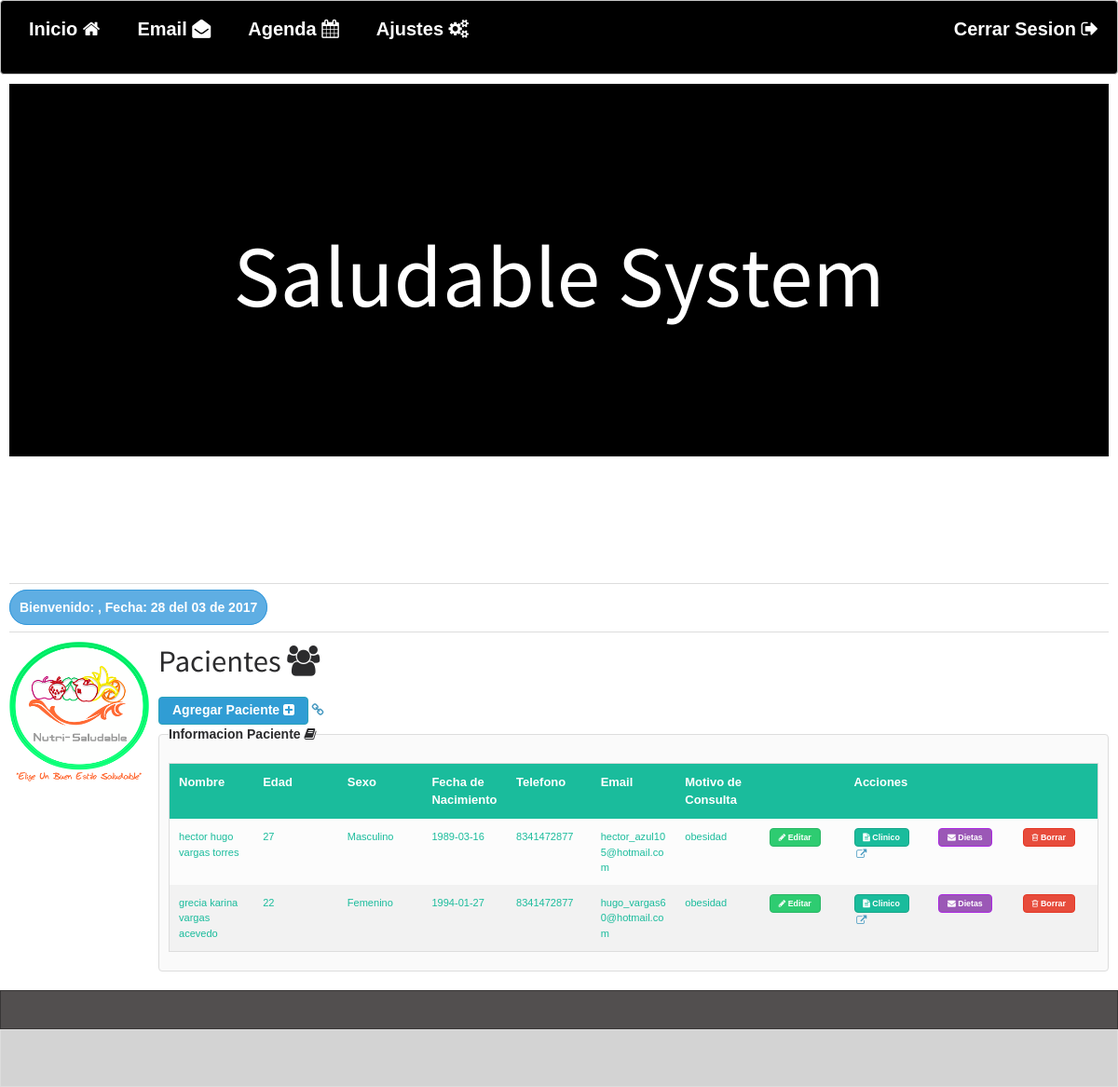
Before: /inicio.php with the older database file.
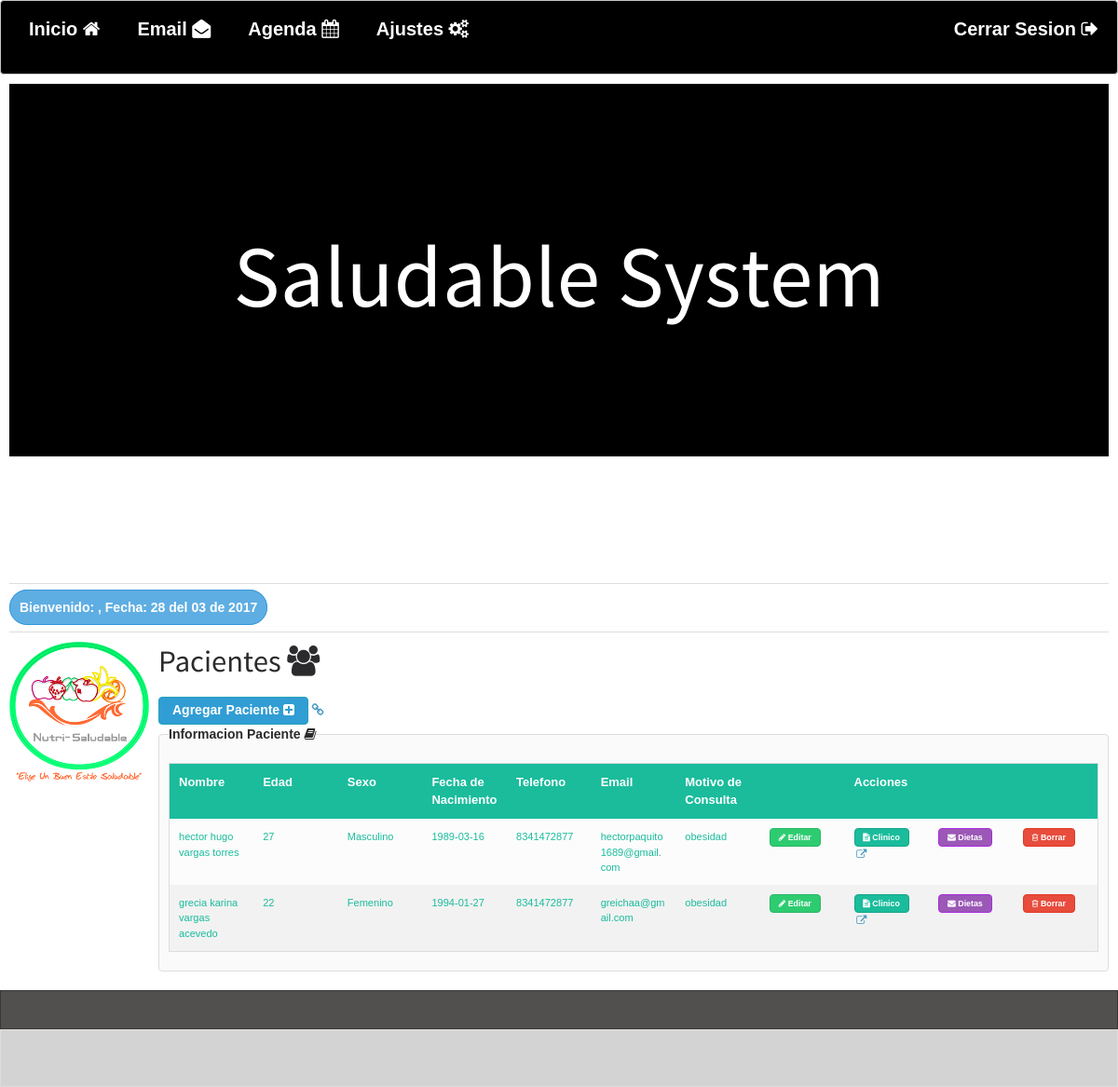
After: the same page with the newer database file.
### tables this page shows
CREATE TABLE `datos_personales` (
  `id_paciente` int(11) NOT NULL,
  `nombre_paciente` varchar(50) NOT NULL,
  `edad` int(11) NOT NULL,
  `sexo` varchar(20) NOT NULL,
  `fecha_nacimiento` date NOT NULL,
  `estado_civil` varchar(50) NOT NULL,
  `escolaridad` varchar(50) NOT NULL,
  `ocupacion` varchar(100) NOT NULL,
  `direccion` varchar(100) NOT NULL,
  `telefono` varchar(10) NOT NULL,
  `email` varchar(50) NOT NULL,
  `motivo_consulta` varchar(100) NOT NULL,
  `fecha_elaboracion` date NOT NULL
);

### models/table_paciente.php (the view, shortened to what this page needs)
<?php
  $strConsulta = "SELECT * from datos_personales ORDER BY id_paciente ASC";
  $pacientes = mysql_query($strConsulta);
  $numfilas = mysql_num_rows($pacientes);
  echo '<table  data-max="13" class="responsive turquoise">';
  echo '<thead>
  <tr>
    <th>Nombre</th>
    <th>Edad</th>
    <th>Sexo</th>
    <th>Fecha de Nacimiento</th>
    <th>Telefono</th>
    <th>Email</th>
    <th>Motivo de Consulta</th>
    <th>&nbsp;</th>
    <th>Acciones</th>
    <th>&nbsp;</th>
    <th>&nbsp;</th>
  </tr>
            </thead>';
  for ($i=0; $i<$numfilas; $i++)
  {
    $fila = mysql_fetch_array($pacientes);
    echo '<tr>';
    echo '<td>'.$fila['nombre_paciente'].'</td>';
    echo '<td>'.$fila['edad'].'</td>';
    echo '<td>'.$fila['sexo'].'</td>';
    echo '<td>'.$fila['fecha_nacimiento'].'</td>';
    echo '<td>'.$fila['telefono'].'</td>';
    echo '<td>'.$fila['email'].'</td>';
    echo '<td>'.$fila['motivo_consulta'].'</td>';
    echo '<td><a href="editar.php?id='.$fila['id_paciente'].'"><button class="small green"><i class="icon-pencil icon-1x"></i> Editar</button></a></td>';
    echo '<td><a href="includes/reporte_historial.php?id='.$fila['id_paciente'].'" target="_blank"><button class="small turquoise"><i class="icon-file-text icon-1x"></i> Clinico</button></a></td>';
    echo '<td><a href="dietas.php?id='.$fila['id_paciente'].'" ><button class="small question"><i class="icon-envelope icon-1x"></i> Dietas</button></a></td>';
    echo '<td><a class="paciente" href="includes/borrar_paciente.php?id='.$fila['id_paciente'].'"><button class="small red"><i class="icon-trash icon-1x"></i> Borrar</button></a></td>';
    echo '</tr>';
  }
  echo "</table>";
?>

### inicio.php (shortened to what this page needs)
<!DOCTYPE html>
<html>
<head>
<?php include('models/head.php'); ?>
</head>
<body >
   <?php include('models/nav.php'); ?>
	 <article class="row">
    <section class="four fourths  padded bounceInDown animated">
          <?php include("models/header_img.php"); ?>
          <?php include("models/usuario.php"); ?>
          <img src="image/logo_grecia.png" width="150px" height="150px" class="pull-left gap-right">
          <h1>Pacientes <i class="icon-group icon-1x"></i></h1>
          <a href="#add_pacient" rel="modal:open" title="Agregar Paciente"><button class="info">Agregar Paciente <i class="icon-plus-sign-alt icon-1x"></i></button></a>
          <br>
          <fieldset>
        <legend>Informacion Paciente <i class="icon-book icon-1x"></i></legend>
          <p>
         <?php include('models/table_paciente.php'); ?>
         </p>
         </fieldset>
    </section>
  </article>
     <?php include('models/footer.php'); ?>
</body>
</html>

### models/head.php (shortened to what this page needs)
<link type="text/css" rel="stylesheet" href="groundwork-master/css/groundwork.css">
<link href='groundwork-master/css/font_roboto.css' rel='stylesheet' type='text/css'>
<link rel="stylesheet" href="groundwork-master/css/jquery.modal.css" type="text/css" media="screen" />
<link rel="stylesheet" type="text/css" href="groundwork-master/css/cargar.css">
<link rel="stylesheet" type="text/css" href="groundwork-master/css/sweet_alert.css">
<link rel="stylesheet" type="text/css" href="https://cdnjs.cloudflare.com/ajax/libs/font-awesome/4.7.0/css/font-awesome.css">

### models/nav.php
<div style="">
 <nav role="navigation" class="nav " style="height: 80px;font-size: 20px;text-align:center;padding-top: 10px;padding-bottom: 10px;background: black;color:white; ">
      <ul style="padding-left: 10px;">
       <li><a href="inicio.php" style="color:white;background:black;" title="Inicio">Inicio <i class="icon-home icon-1x"></i></a></li>
       <li><a href="email.php" style="color:white;background:black;"  title="Email">Email <i class="fa fa-envelope-open" aria-hidden="true"></i></a></li>
       <li><a href="agenda.php" style="color:white;background:black;"  title="Email">Agenda <i class="fa fa-calendar" aria-hidden="true"></i></a></li>
       <li><a href="Ajustes.php" style="color:white;background:black;"  title="Ajustes">Ajustes <i class="icon-cogs icon-1x"></i></a></li>
       <li style='float:right;'><a href="includes/logout.php" style="color:white;background:black;text-decoration: none;">Cerrar Sesion <i class="icon-signout icon-1x"></i></a></p>
	   </li>
      </ul>
 </nav>
</div>

### models/header_img.php (shortened to what this page needs)
<div  class="img"></div>
<div class="name">
<h1>Saludable System</h1>
</div>

### models/usuario.php
<hr>
        <div style="height: 5px;"></div>
        <strong class="blue box round align-center"><?php echo "Bienvenido: ".$_SESSION['usuario'];?>, <?php echo "Fecha: " . date("d") . " del " . date("m") . " de " . date("Y");?></strong>
        <div style="height: 5px;"></div>
      <hr>

### models/footer.php (shortened to what this page needs)
<footer class="gap-top bounceInUp animated">
     <div class="box square charcoal">
       <div class="container padded">
       </div>
     </div>
     <div class="box square">
       <div class="container padded">
         <div class="row">
           <div class="one half padded">
           </div>
           <div class="one half padded">
           </div>
         </div>
       </div>
     </div>
   </footer>

### models/header_img.php (style rules this page uses)
.img { height: 400px; width: 100%; background:#000; }
.name { position: relative; top:-250px; text-align: center; font-size: 40px; color: #fff; font-family: "Times New Roman", Times, sans-serif; }

Changed rows visible on the page:
changed datos_personales "hector hugo vargas torres": email "hector_azul105@hotmail.com" → "hectorpaquito1689@gmail.com"
changed datos_personales "grecia karina vargas acevedo": email "hugo_vargas60@hotmail.com" → "greichaa@gmail.com"
